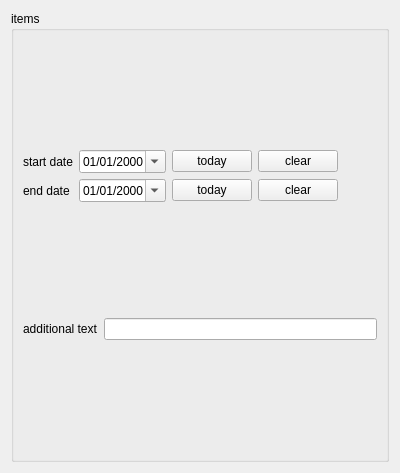
<?xml version="1.0" encoding="UTF-8"?>
<ui version="4.0">
 <class>Form</class>
 <widget class="QWidget" name="Form">
  <property name="geometry">
   <rect>
    <x>0</x>
    <y>0</y>
    <width>400</width>
    <height>473</height>
   </rect>
  </property>
  <property name="windowTitle">
   <string>Form</string>
  </property>
  <layout class="QVBoxLayout" name="verticalLayout">
   <item>
    <widget class="QGroupBox" name="itemsGroupBox">
     <property name="title">
      <string>items</string>
     </property>
     <layout class="QVBoxLayout" name="verticalLayout_2">
      <item>
       <layout class="QGridLayout" name="gridLayout">
        <item row="0" column="0">
         <widget class="QLabel" name="startDateLabel">
          <property name="text">
           <string>start date</string>
          </property>
         </widget>
        </item>
        <item row="0" column="1">
         <widget class="QDateEdit" name="startDateEdit">
          <property name="currentSection">
           <enum>QDateTimeEdit::YearSection</enum>
          </property>
          <property name="displayFormat">
           <string>dd/MM/yyyy</string>
          </property>
          <property name="calendarPopup">
           <bool>true</bool>
          </property>
         </widget>
        </item>
        <item row="0" column="2">
         <widget class="QPushButton" name="startTodayPushButton">
          <property name="text">
           <string>today</string>
          </property>
         </widget>
        </item>
        <item row="0" column="3">
         <widget class="QPushButton" name="clearStartDatePushButton">
          <property name="text">
           <string>clear</string>
          </property>
         </widget>
        </item>
        <item row="0" column="4">
         <spacer name="horizontalSpacer">
          <property name="orientation">
           <enum>Qt::Horizontal</enum>
          </property>
          <property name="sizeHint" stdset="0">
           <size>
            <width>40</width>
            <height>20</height>
           </size>
          </property>
         </spacer>
        </item>
        <item row="1" column="0">
         <widget class="QLabel" name="endDateLabel">
          <property name="text">
           <string>end date</string>
          </property>
         </widget>
        </item>
        <item row="1" column="1">
         <widget class="QDateEdit" name="endDateEdit">
          <property name="displayFormat">
           <string>dd/MM/yyyy</string>
          </property>
          <property name="calendarPopup">
           <bool>true</bool>
          </property>
         </widget>
        </item>
        <item row="1" column="2">
         <widget class="QPushButton" name="endTodayPushButton">
          <property name="text">
           <string>today</string>
          </property>
         </widget>
        </item>
        <item row="1" column="3">
         <widget class="QPushButton" name="clearEndDatePushButton">
          <property name="text">
           <string>clear</string>
          </property>
         </widget>
        </item>
        <item row="1" column="4">
         <spacer name="horizontalSpacer_2">
          <property name="orientation">
           <enum>Qt::Horizontal</enum>
          </property>
          <property name="sizeHint" stdset="0">
           <size>
            <width>40</width>
            <height>20</height>
           </size>
          </property>
         </spacer>
        </item>
       </layout>
      </item>
      <item>
       <layout class="QHBoxLayout" name="horizontalLayout">
        <item>
         <widget class="QLabel" name="additionalTextLabel">
          <property name="text">
           <string>additional text</string>
          </property>
         </widget>
        </item>
        <item>
         <widget class="QLineEdit" name="additionalTextLineEdit"/>
        </item>
       </layout>
      </item>
     </layout>
    </widget>
   </item>
   <item>
    <layout class="QFormLayout" name="certificateFormLayout"/>
   </item>
  </layout>
 </widget>
 <resources/>
 <connections/>
</ui>
